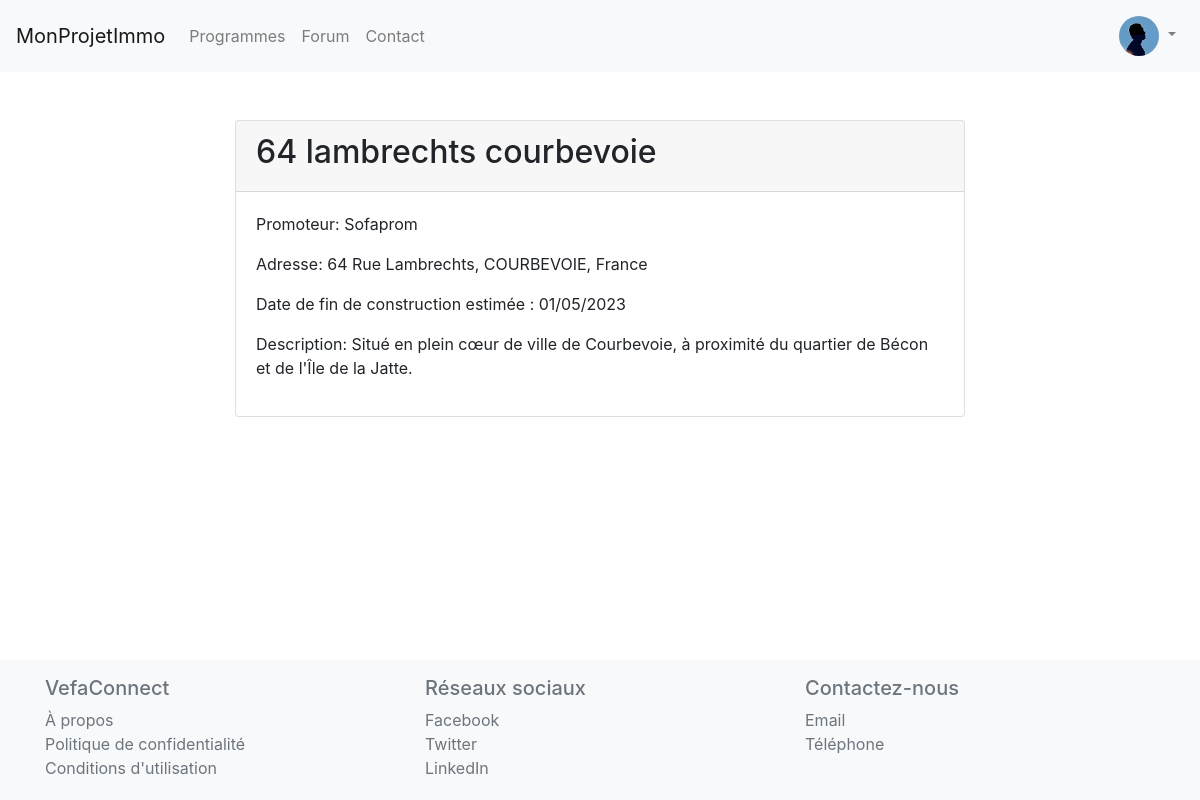
The app's page /program/64-lambrechts-courbevoie-none/ (signed in) with its own data.
### forum/models.py (models this page shows, shortened)
class UserProfile(models.Model):
    GENDER_CHOICES = (
        ('M', 'Male'),
        ('F', 'Female'),
        ('O', 'Other'),
)
    user = models.OneToOneField(User, on_delete=models.CASCADE)
    bio = models.TextField(blank=True)
    followed_programs = models.ManyToManyField('website.RealEstateProgram', through='website.FollowedProgram', related_name='followers')
    joined_date = models.DateTimeField(auto_now_add=True)
    photo = models.ImageField(upload_to='user_photos/', blank=True, null=True)
    first_name = models.CharField(max_length=30, blank=True, null=True)
    last_name = models.CharField(max_length=30, blank=True, null=True)
    gender = models.CharField(max_length=1, null=False, blank=False, choices=GENDER_CHOICES)

### website/models.py (models this page shows, shortened)
class RealEstateProgram(models.Model):
    name = models.CharField(max_length=200)
    description = models.TextField(blank=True)
    developer = models.ForeignKey(RealEstateDeveloper, on_delete=models.CASCADE, related_name='programs')
    slug = models.SlugField(unique=True, editable=False)
    end_date = models.DateField(null=True, blank=True)
    new_end_date = models.DateField(null=True, blank=True)
    address = models.ForeignKey(Address, on_delete=models.CASCADE, null=True)
    image = models.ImageField(upload_to='program_images/', null=True, blank=True)
    validated = models.BooleanField(default=False, null=False)
    class Meta:
        constraints = [
            models.UniqueConstraint(fields=['name', 'address', 'developer'], name='unique_program')
        ]

class RealEstateDeveloper(models.Model):
    name = models.CharField(max_length=200, unique=True)
    description = models.TextField(blank=True)
    slug = models.SlugField(unique=True, editable=False)

class Address(models.Model):
    country = models.ForeignKey(Country, on_delete=models.CASCADE)
    city = models.ForeignKey(City, on_delete=models.CASCADE)
    street = models.CharField(max_length=200)
    def __str__(self):
        return f"{self.street}, {self.city}, {self.country}"

class City(models.Model):
    name = models.CharField(max_length=200)
    country = models.ForeignKey(Country, on_delete=models.CASCADE)
    latitude = models.DecimalField(max_digits=30, decimal_places=23,null=True, blank=True)
    longitude = models.DecimalField(max_digits=30, decimal_places=23, null=True, blank=True)
    postal_code = models.CharField(max_length=20, null=True)
    department = models.CharField(max_length=200, null=True)
    region = models.CharField(max_length=200, null=True)
    department_code = models.CharField(max_length=200, null=True)
    def __str__(self):
        return self.name

class Country(models.Model):
    code = models.CharField(max_length=2, unique=True)
    name = models.CharField(max_length=200)
    def __str__(self):
        return self.name

### website/views.py (the view)
# urls.py: path('program/<slug:slug>/', ProgramDetailView.as_view(), name='program_detail'),
class ProgramDetailView(DetailView):
    model = RealEstateProgram
    template_name = 'program_detail.html'
    context_object_name = 'program'
    def get_context_data(self, **kwargs):
        context = super().get_context_data(**kwargs)
        if self.request.user.is_authenticated:
            user_profile = self.request.user.userprofile
            program_is_followed = FollowedProgram.objects.filter(user_profile=user_profile, real_estate_program=self.object).exists()
            context['program_is_followed'] = program_is_followed
        else:
            context['program_is_followed'] = False
        return context

### website/templates/program_detail.html (shortened to what this page needs)
{% extends 'base.html' %}
{% load static %}
{% block content %}
    <div class="container my-5">
        <div class="row">
            <div class="col-md-8 mx-auto">
                <div class="card">
                    <div class="card-header">
                        <h2>{{ program.name }}</h2>
                    </div>
                    <div class="card-body">
                        <p>Promoteur: {{ program.developer.name }}</p>
                        <p>Adresse: {{ program.address }}</p>
                        <p>Date de fin de construction estimée : {{ program.end_date|date:"d/m/Y" }}</p>
                        <p>Description: {{ program.description }}</p>
                    </div>
                </div>
            </div>
        </div>
    </div>
{% endblock %}

### templates/navbar.html (shortened to what this page needs)
<nav class="navbar navbar-expand-lg navbar-light bg-light">
    <a class="navbar-brand" href="{% url 'home' %}">MonProjetImmo</a>
    <div class="collapse navbar-collapse" id="navbarNav">
        <ul class="navbar-nav">
            <li class="nav-item">
                <a class="nav-link" href="{% url 'program_search' %}">Programmes</a>
            </li>
            <li class="nav-item">
                <a class="nav-link" href="{% url 'general_forum' %}">Forum</a>
            </li>
            <li class="nav-item">
                <a class="nav-link" href="{% url 'contact' %}">Contact</a>
            </li>
        </ul>
        <ul class="navbar-nav ml-auto">
            {% if user.is_authenticated %}
            <li class="nav-item dropdown">
                <a class="nav-link dropdown-toggle" href="#" id="navbarDropdown" role="button" data-toggle="dropdown" aria-haspopup="true" aria-expanded="false">
                    <img src="{{ user.userprofile.photo.url  }}" class="rounded-circle" style="width:40px; height:40px; object-fit:cover;" alt="Avatar">
                </a>
            </li>
            {% endif %}
        </ul>
    </div>
</nav>

### website/static/website/css/style.css (style rules this page uses)
html, body { height: 100%; display: flex; flex-direction: column; }
body { flex-grow: 1; margin-bottom: 0; }

### records on screen
RealEstateProgram: name "64 lambrechts courbevoie", developer.name "Sofaprom", address "64 Rue Lambrechts, COURBEVOIE, France", end_date "01/05/2023", description "Situé en plein cœur de ville de Courbevoie, à proximité du quartier de Bécon et de l'Île de la Jatte."
